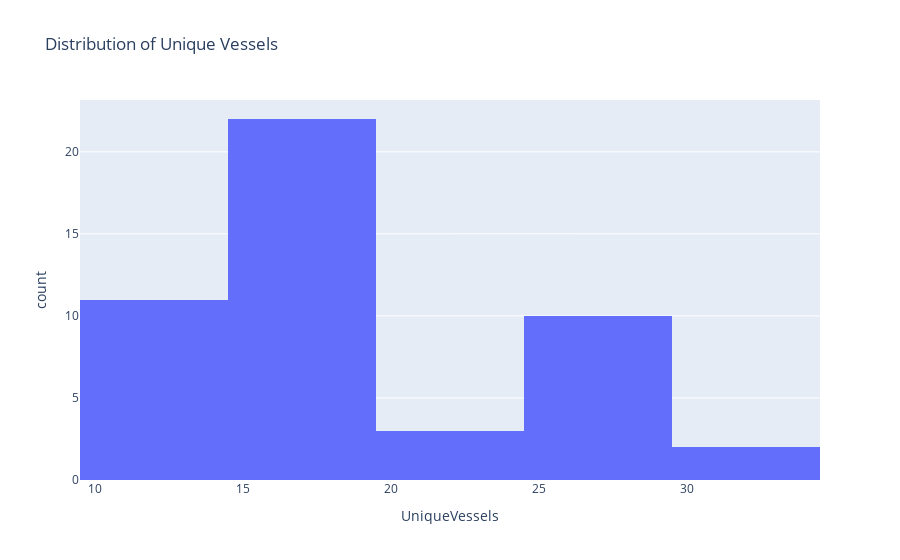

Notebook code cell kept with this figure:
### Code cell
plot_generations.plot_histogram(unique_vessels_hourly_df,file_name_to_save="distribution_of_vessels_hourly.png")

### Figure 1 — Plotly figure (JSON) as saved in the notebook; plotly's stock layout.template omitted (floating-point values rounded to 4 significant figures)
{"data": [{"alignmentgroup": "True", "bingroup": "x", "hovertemplate": "UniqueVessels=%{x}<br>count=%{y}<extra></extra>", "legendgroup": "", "marker": {"color": "#636efa", "pattern": {"shape": ""}}, "name": "", "offsetgroup": "", "orientation": "v", "showlegend": false, "type": "histogram", "x": [18, 17, 16, 15, 15, 15, 15, 15, 15, 15, 15, 15, 15, 15, 15, 15, 14, 14, 14, 14, 14, 14, 15, 15, 14, 14, 14, 14, 14, 15, 15, 16, 17, 20, 23, 24, 26, 27, 29, 30, 30, 29, 29, 28, 29, 29, 27, 29], "xaxis": "x", "yaxis": "y"}], "layout": {"barmode": "relative", "legend": {"tracegroupgap": 0}, "title": {"text": "Distribution of Unique Vessels"}, "xaxis": {"anchor": "y", "domain": [0, 1], "title": {"text": "UniqueVessels"}}, "yaxis": {"anchor": "x", "domain": [0, 1], "title": {"text": "count"}}}}
